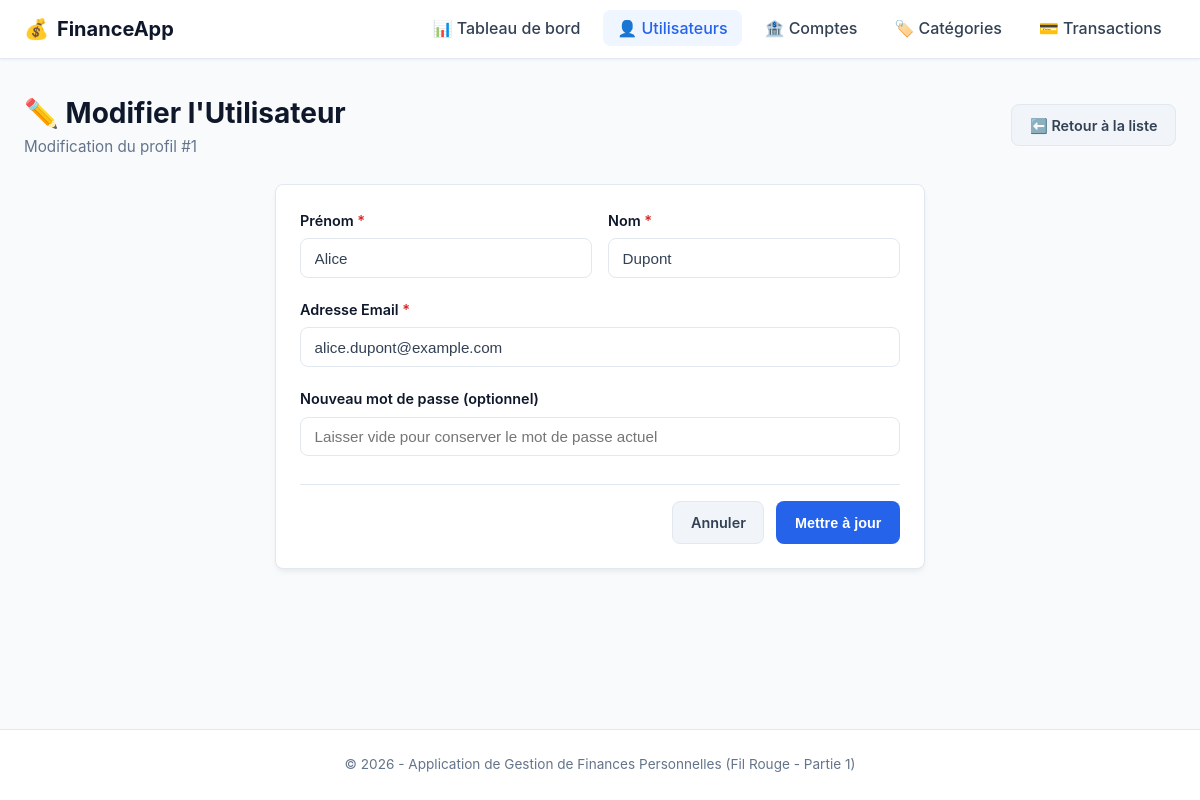
The page /utilisateurs/edit.php?id=1 on the database its author committed.
### tables this page shows
CREATE TABLE IF NOT EXISTS Utilisateur (
    id_utilisateur INT AUTO_INCREMENT PRIMARY KEY,
    nom VARCHAR(100) NOT NULL,
    prenom VARCHAR(100) NOT NULL,
    email VARCHAR(191) NOT NULL UNIQUE,
    mot_de_passe VARCHAR(255) NOT NULL,
    date_creation DATETIME DEFAULT CURRENT_TIMESTAMP
);

### utilisateurs/edit.php (the view, shortened to what this page needs)
<?php
require_once __DIR__ . '/../config/db.php';
$id = isset($_GET['id']) ? (int)$_GET['id'] : 0;
$stmt = $pdo->prepare("SELECT * FROM Utilisateur WHERE id_utilisateur = :id");
$stmt->execute([':id' => $id]);
$utilisateur = $stmt->fetch();
$nom = $utilisateur['nom'];
$prenom = $utilisateur['prenom'];
$email = $utilisateur['email'];
require_once __DIR__ . '/../includes/header.php';
?>
<div class="page-header">
    <div>
        <h1>✏️ Modifier l'Utilisateur</h1>
        <p>Modification du profil #<?= htmlspecialchars($id) ?></p>
    </div>
    <a href="list.php" class="btn btn-secondary">⬅️ Retour à la liste</a>
</div>
<div class="card form-card">
    <form action="edit.php?id=<?= $id ?>" method="POST">
        <div class="form-row">
            <div class="form-group">
                <label for="prenom">Prénom <span class="required">*</span></label>
                <input type="text" id="prenom" name="prenom" class="form-control"
                       value="<?= htmlspecialchars($prenom) ?>" required>
            </div>
            <div class="form-group">
                <label for="nom">Nom <span class="required">*</span></label>
                <input type="text" id="nom" name="nom" class="form-control"
                       value="<?= htmlspecialchars($nom) ?>" required>
            </div>
        </div>
        <div class="form-group">
            <label for="email">Adresse Email <span class="required">*</span></label>
            <input type="email" id="email" name="email" class="form-control"
                   value="<?= htmlspecialchars($email) ?>" required>
        </div>
        <div class="form-group">
            <label for="nouveau_mot_de_passe">Nouveau mot de passe (optionnel)</label>
            <input type="password" id="nouveau_mot_de_passe" name="nouveau_mot_de_passe" class="form-control"
                   placeholder="Laisser vide pour conserver le mot de passe actuel">
        </div>
        <div class="form-actions">
            <a href="list.php" class="btn btn-secondary">Annuler</a>
            <button type="submit" name="submit" class="btn btn-primary">Mettre à jour</button>
        </div>
    </form>
</div>
<?php
require_once __DIR__ . '/../includes/footer.php';
?>

### assets/css/style.css (style rules this page uses)
:root { --primary: #2563eb; --primary-hover: #1d4ed8; --secondary: #64748b; --success: #16a34a; --success-bg: #dcfce7; --danger: #dc2626; --danger-bg: #fee2e2; --warning: #d97706; --warning-bg: #fef3c7; --info: #0284c7; --info-bg: #e0f2fe; --dark: #0f172a; --light: #f8fafc; --card-bg: #ffffff; --border: #e2e8f0; --text: #334155; --text-muted: #64748b; --radius: 8px; --shadow: 0 4px 6px -1px rgba(0, 0, 0, 0.05), 0 2px 4px -1px rgba(0, 0, 0, 0.03); }
* { box-sizing: border-box; margin: 0; padding: 0; }
body { font-family: -apple-system, BlinkMacSystemFont, "Segoe UI", Roboto, Helvetica, Arial, sans-serif; background-color: var(--light); color: var(--text); line-height: 1.6; display: flex; flex-direction: column; min-height: 100vh; }
.page-header { display: flex; justify-content: space-between; align-items: center; flex-wrap: wrap; gap: 1rem; margin-bottom: 1.5rem; }
.page-header h1 { font-size: 1.75rem; color: var(--dark); font-weight: 700; }
.page-header p { color: var(--text-muted); font-size: 0.95rem; }
.card { background-color: var(--card-bg); border-radius: var(--radius); border: 1px solid var(--border); box-shadow: var(--shadow); padding: 1.5rem; margin-bottom: 2rem; }
.btn { display: inline-flex; align-items: center; gap: 0.4rem; padding: 0.55rem 1.1rem; font-size: 0.9rem; font-weight: 600; border-radius: var(--radius); text-decoration: none; border: 1px solid transparent; cursor: pointer; transition: all 0.2s ease; }
.btn-primary { background-color: var(--primary); color: white; }
.btn-secondary { background-color: #f1f5f9; color: var(--text); border-color: var(--border); }
.form-card { max-width: 650px; margin: 0 auto; }
.form-group { margin-bottom: 1.25rem; }
.form-group label { display: block; font-weight: 600; margin-bottom: 0.4rem; font-size: 0.9rem; color: var(--dark); }
.form-group label span.required { color: var(--danger); }
.form-control { width: 100%; padding: 0.65rem 0.85rem; font-size: 0.95rem; border: 1px solid var(--border); border-radius: var(--radius); background-color: #ffffff; color: var(--text); transition: border-color 0.2s; }
.form-row { display: grid; grid-template-columns: 1fr 1fr; gap: 1rem; }
.form-actions { display: flex; justify-content: flex-end; gap: 0.75rem; margin-top: 1.75rem; padding-top: 1rem; border-top: 1px solid var(--border); }

### rows shown on the page
utilisateur: prenom "Alice", nom "Dupont", email "alice.dupont@example.com"

### other values the page prints
$id "1"
